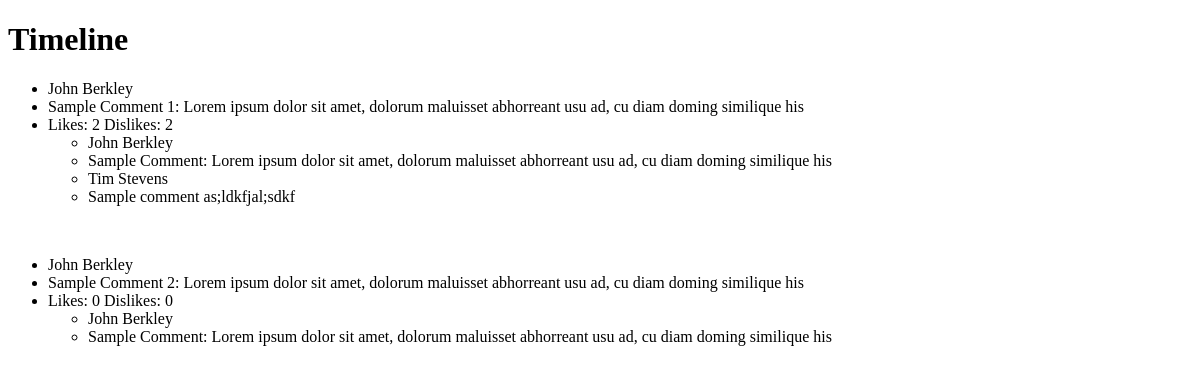
Before: /timeline/1/ with the older database file.
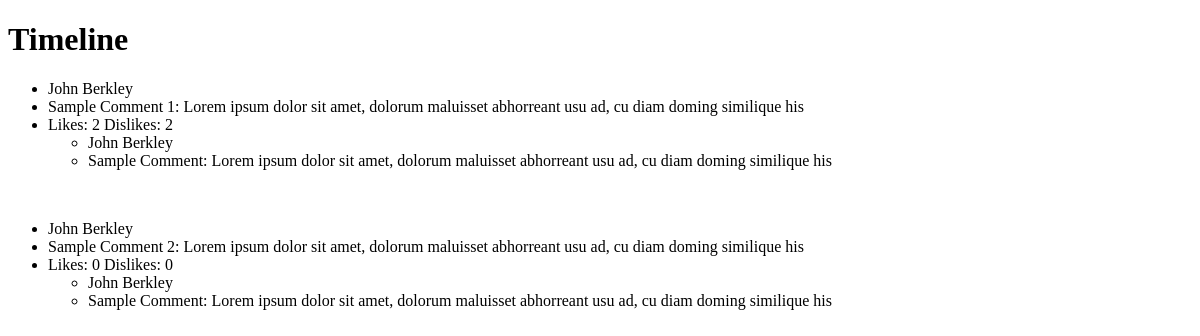
After: the same page with the newer database file.
### Vault/models.py (models this page shows, shortened)
class TimelinePost(models.Model):
    timestamp = models.DateTimeField()
    content = models.CharField(max_length=500)
    likes = models.IntegerField()
    dislikes = models.IntegerField()
    user_profile_id = models.ForeignKey(UserProfile, on_delete=models.CASCADE)

class UserProfile(models.Model):
    first_name = models.CharField(max_length=30)
    last_name = models.CharField(max_length=30)
    bio = models.CharField(max_length=300)
    preferences = models.CharField(max_length=300)
    comic_persona = models.CharField(max_length=30)
    profile_picture = models.URLField()
    email = models.EmailField()
    password = models.CharField(max_length=128)

class TimelineComment(models.Model):
    timestamp = models.DateTimeField()
    user_profile_id = models.ForeignKey(UserProfile, on_delete=models.CASCADE)
    content = models.CharField(max_length=500)
    timeline_post_id = models.ForeignKey(TimelinePost, on_delete=models.CASCADE)

### Vault/views.py (the view)
# urls.py: path('timeline/<int:id>/', views.timeline, name='timeline'),
def timeline(request, id):
    timeline_post_list = TimelinePost.objects.all().filter(user_profile_id=id)
    timeline_comment_list = TimelineComment.objects.all()
    template = loader.get_template('Vault/timeline.html')
    context = {
        'timeline_post_list': timeline_post_list,
        'timeline_comment_list': timeline_comment_list
    }
    return HttpResponse(template.render(context, request))

### Vault/templates/Vault/timeline.html (shortened to what this page needs)
<!DOCTYPE html>
<html lang="en">
<head>
</head>
<body>
<h1>Timeline</h1>
{% if timeline_post_list %}
    {% for post in timeline_post_list %}
        <ul>
        <li>{{ post.user_profile_id.first_name }} {{ post.user_profile_id.last_name }}</li>
        <li>{{ post.content }}</li>
        <li>Likes: {{ post.likes }} Dislikes: {{ post.dislikes }}</li>
        <ul>
        {% if timeline_comment_list %}
            {% for comment in timeline_comment_list %}
                {% if comment.timeline_post_id == post%}
                    <li>{{ comment.user_profile_id.first_name }} {{ comment.user_profile_id.last_name }}</li>
                    <li>{{ comment.content }}</li>
                {% endif %}
            {% endfor %}
        {% else %}
            <li>No comments</li>
        {% endif %}
        </ul>
        </ul>
        <br>
    {% endfor %}
{% else %}
    <p>No comments are available.</p>
{% endif %}
</body>
</html>

Changed rows visible on the page:
removed TimelineComment: user_profile_id.first_name "Tim", user_profile_id.last_name "Stevens", content "Sample comment as;ldkfjal;sdkf", shown under TimelinePost (number 1 of 2 on the later page)
